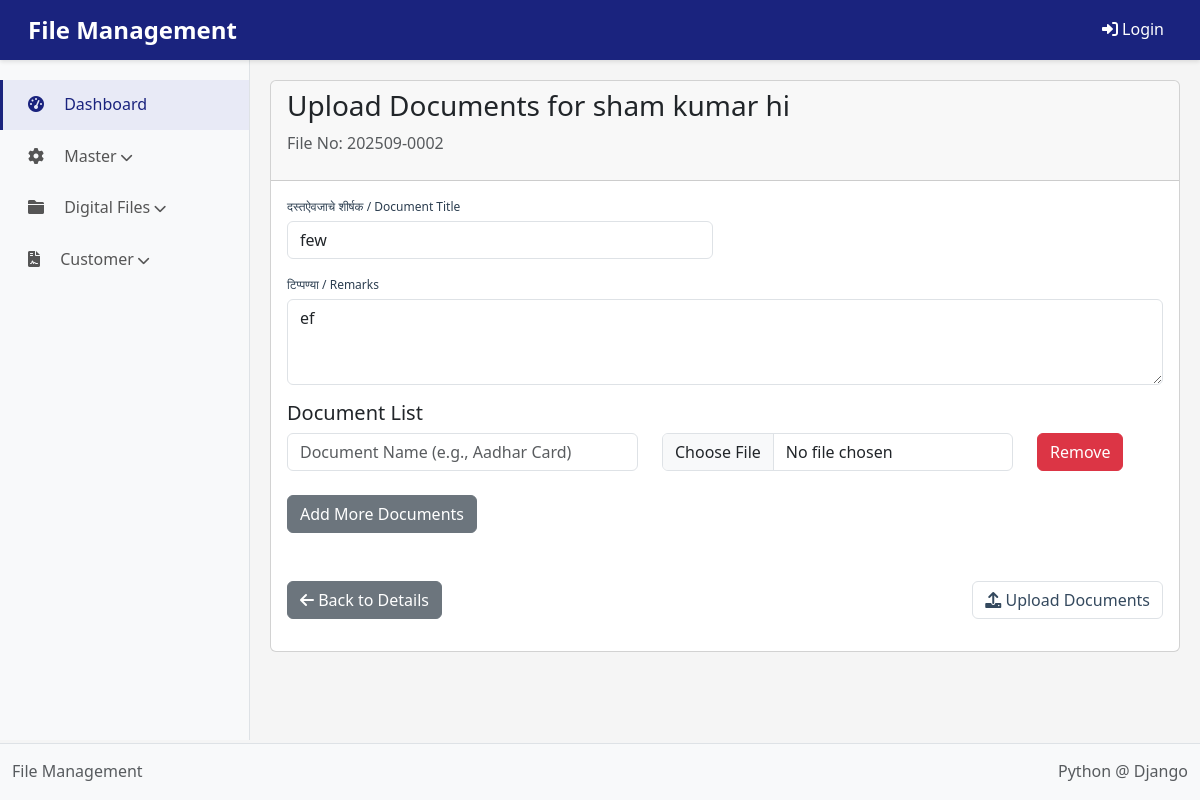
The page /upload-documents/2/ on the database its author committed.
### management/models.py (models this page shows, shortened)
class RevenueSite(models.Model):
    nagar_bhumapan_kramank = models.CharField(
        _('नगर भूमापन क्रमांक / City Survey Number'),
        max_length=100
    )
    seat_no = models.CharField(
        _('सीट क्रमांक / Seat Number'),
        max_length=50
    )
    plot_no = models.CharField(
        _('प्लॉट क्रमांक / Plot Number'),
        max_length=50
    )
    square_feet = models.DecimalField(
        _('चौरस फुट / Square Feet'),
        max_digits=10,
        decimal_places=2
    )
    dharna_dhikhar = models.CharField(
        _('धरणा धिकार / Ownership Type'),
        max_length=100
    )
    file_no = models.CharField(
        _('फाईल क्रमांक / File Number'),
        max_length=50,
        unique=True,
        blank=True,  # Allow blank as we'll generate it automatically
        null=True
    )
    registration_date = models.DateField(
        _('नोंदणी तारीख / Registration Date'),
        auto_now_add=True
    )
    remarks = models.TextField(
        _('टिप्पण्या / Remarks'),
        blank=True,
        null=True
    )
    division = models.CharField(
        _('विभाग / Division'),
        max_length=50, null=True, blank=True,
        choices=CustomUser.DIVISION_CHOICES
    )
    district = models.CharField(
        _('जिल्हा / District'),
        max_length=100
    )
    taluka = models.CharField(
        _('तालुका / Taluka'),
        max_length=100
    )
    village = models.CharField(
        _('गाव / Village'),
        max_length=100
    )
    full_name = models.CharField(
        _('पूर्ण नाव / Full Name'),
        max_length=150
    )
    email = models.EmailField(
        _('ईमेल / Email')
    )
    mobile_number = models.CharField(
        _('मोबाइल नंबर / Mobile Number'),
        max_length=15
    )
    created_by = models.ForeignKey(
        CustomUser,
        on_delete=models.SET_NULL,
        null=True,
        related_name='created_sites'
    )
    last_updated = models.DateTimeField(
        _('अंतिम अद्यतन / Last Updated'),
        auto_now=True
    )
    document_title = models.CharField(
        _('दस्तऐवजाचे शीर्षक / Document Title'),
        max_length=200,
        blank=True,
        null=True
    )
    document_file = models.FileField(
        _('फाइल / File'),
        upload_to='documents/revenue_sites/',
        blank=True,
        null=True
    )
    document_uploaded_at = models.DateTimeField(
        _('अपलोड तारीख / Upload Date'),
        auto_now_add=True,
        blank=True,
        null=True
    )
    ward = models.ForeignKey(
        'MasterWard',
        on_delete=models.SET_NULL,
        null=True,
        blank=True,
        verbose_name=_('वार्ड / Ward')
    )
    drawer = models.ForeignKey(
        'MasterDrawer',
        on_delete=models.SET_NULL,
        null=True,
        blank=True,
        verbose_name=_('ड्रॉवर / Drawer')
    )
    compartment = models.ForeignKey(
        'Compartment',
        on_delete=models.SET_NULL,
        null=True,
        blank=True,
        verbose_name=_('कंपार्टमेंट / Compartment')
    )
    pdf_password = models.CharField(_('PDF Password'),max_length=8,blank=True,null=True,)
    class Meta:
        verbose_name = _('रेव्हेन्यू साइट / Revenue Site')
        verbose_name_plural = _('रेव्हेन्यू साइट्स / Revenue Sites')

### management/views.py (the view, shortened to what this page needs)
# urls.py: path('upload-documents/<int:pk>/', views.upload_documents, name='upload_documents'),
def upload_documents(request, pk):
    site = get_object_or_404(RevenueSite, pk=pk)
    context = {
        'site': site,
    }
    return render(request, 'revenue_sites/upload_documents.html', context)

### management/templates/revenue_sites/upload_documents.html (shortened to what this page needs)
{% extends 'bases.html' %}
{% load i18n %}
{% block content %}
{% load static %}
<link rel="stylesheet" href="{% static 'appcss/create.css' %}">
<div class="card">
    <div class="card-header">
        <h3 class="card-title">{% trans 'Upload Documents for' %} {{ site.full_name }}</h3>
        <p class="text-muted">File No: {{ site.file_no }}</p>
    </div>
    <div class="card-body">
        <form method="post" enctype="multipart/form-data" id="documentUploadForm">
            <div class="row">
                <div class="col-md-6 mb-3">
                    <label for="id_document_title" class="form-label">{% trans 'दस्तऐवजाचे शीर्षक / Document Title' %}</label>
                    <input type="text" class="form-control" id="id_document_title" name="document_title"
                           value="{{ site.document_title|default_if_none:'' }}" maxlength="200">
                </div>
                <div class="col-md-12 mb-3">
                    <label for="id_remarks" class="form-label">{% trans 'टिप्पण्या / Remarks' %}</label>
                    <textarea class="form-control" id="id_remarks" name="remarks" rows="3">{{ site.remarks|default_if_none:'' }}</textarea>
                </div>
                <div class="col-12 mb-4">
                    <h5>{% trans 'Document List' %}</h5>
                    <div id="documentList">
                        <div class="document-item row mb-3">
                            <div class="col-md-5">
                                <input type="text" class="form-control" name="filename[]" placeholder="Document Name (e.g., Aadhar Card)" required>
                            </div>
                            <div class="col-md-5">
                                <input type="file" class="form-control" name="uploadfile[]" accept="*" required>
                            </div>
                            <div class="col-md-2">
                                <button type="button" class="btn btn-danger remove-document">Remove</button>
                            </div>
                        </div>
                    </div>
                    <button type="button" id="addMore" class="btn btn-secondary mt-2">{% trans 'Add More Documents' %}</button>
                </div>
            </div>
            <div class="d-flex justify-content-between mt-4">
                <a href="{% url 'detail' site.pk %}" class="btn btn-secondary">
                    <i class="fas fa-arrow-left"></i> {% trans 'Back to Details' %}
                </a>
                <button type="submit" class="btn btn-success">
                    <i class="fas fa-upload"></i> {% trans 'Upload Documents' %}
                </button>
            </div>
        </form>
    </div>
</div>
{% endblock %}

### static/appcss/createmaster.css (style rules this page uses)
:root { --mastercreate-primary: #2c3e50; --mastercreate-secondary: #34495e; --mastercreate-accent: #3498db; --mastercreate-light: #f8f9fa; --mastercreate-border: #e0e0e0; --mastercreate-text: #333; --mastercreate-text-light: #7b7b7b; --mastercreate-success: #28a745; --mastercreate-danger: #dc3545; --mastercreate-shadow: 0 2px 10px rgba(0, 0, 0, 0.05); --mastercreate-shadow-hover: 0 4px 15px rgba(0, 0, 0, 0.08); --mastercreate-transition: all 0.25s ease; }

### static/appcss/detail.css (style rules this page uses)
:root { --primary-color: #2c3e50; --secondary-color: #34495e; --accent-color: #e74c3c; --light-bg: #f8f9fa; --border-color: #dee2e6; --text-color: #333; }
body { font-family: 'Inter', 'Segoe UI', 'Roboto', sans-serif; color: var(--text-color); line-height: 1.6; background-color: #f9fafb; }
.btn-success { background-color: white; border: 1px solid var(--border-color); color: var(--secondary-color); }

### static/appcss/create.css (style rules this page uses)
:root { --master-primary: #2c3e50; --master-secondary: #34495e; --master-accent: #7f8c8d; --master-light: #f8f9fa; --master-border: #e0e0e0; --master-text: #333; --master-text-light: #7b7b7b; --master-shadow: 0 2px 10px rgba(0, 0, 0, 0.05); --master-shadow-hover: 0 4px 15px rgba(0, 0, 0, 0.08); --master-transition: all 0.25s ease; }
.form-label { font-weight: 500; color: var(--master-primary); margin-bottom: 0.3rem; display: block; font-size: 0.75rem; }

### templates/bases.html (style rules this page uses)
:root { --primary-color: #1a237e; --sidebar-bg: #f8f9fa; --header-bg: #1a237e; --footer-bg: #f8f9fa; --header-height: 60px; --sidebar-width: 250px; }
body { font-family: 'Segoe UI', Tahoma, Geneva, Verdana, sans-serif; background-color: #f5f5f5; margin: 0; padding: 0; display: flex; flex-direction: column; min-height: 100vh; }

### rows shown on the page
RevenueSite: full_name "sham kumar hi", file_no "202509-0002", document_title "few", remarks "ef"
